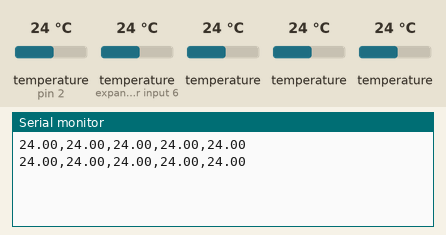
A sketch run on a simulated Arduino Uno, built with avr-gcc and run on an emulated ATmega328P. Shown: the last lines printed to the serial monitor. The inputs (shaded band) are chosen by the test bench; at power-on: temperature (sensors on pin 2, expander input 6) 24 °C, temperature 24 °C.

Above: at 2.8 s.
2.9 s: temperature (sensor on pin 2) set to 12 °C
At 4.1 s:
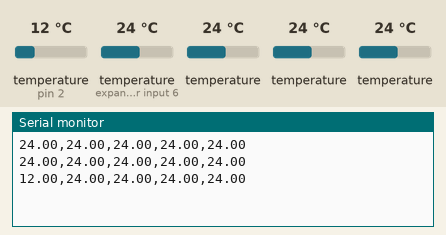
4.8 s: temperature (sensor on expander input 6) set to 12 °C
At 4.8 s:
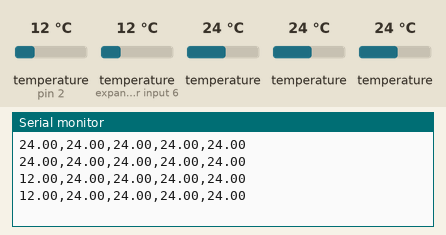
6.7 s: temperature (sensor 202) set to 12 °C
At 8.3 s:
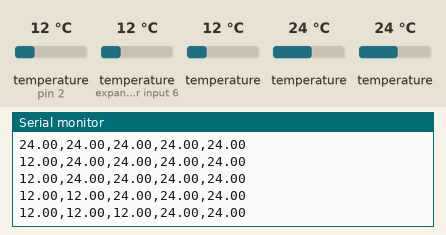
8.6 s: temperature (sensor 302) set to 12 °C
At 9.0 s:
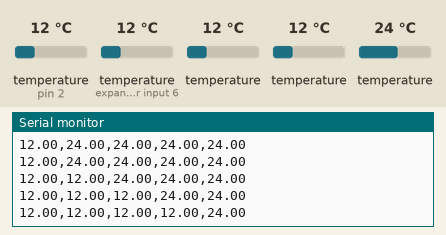
10.5 s: temperature (sensor 402) set to 12 °C
At 12.1 s:
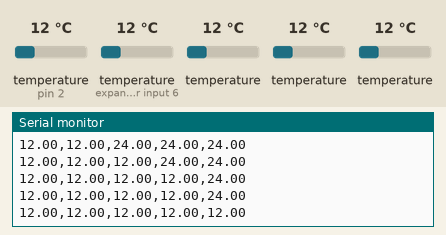
12.4 s: temperature (sensor on pin 2) set to 19 °C
At 13.6 s:
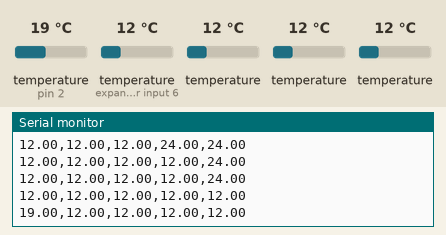
Timing chart, 0 to 15.3 s (numbered marks = the images above; inputs shaded):
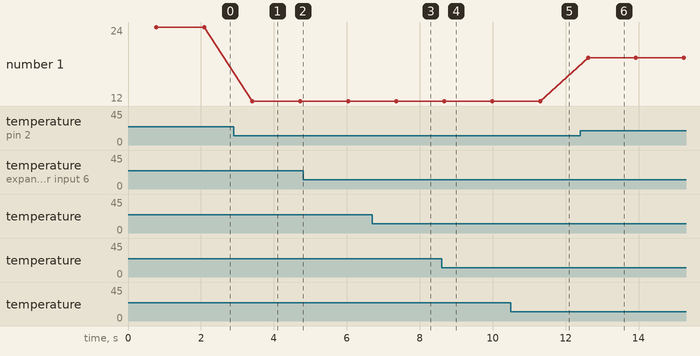

The sketch:

Test_with_Serial.ino
```cpp
/********************************************************************/
// First we include the libraries
#include <OneWire.h>
#include <DallasTemperature.h>
/********************************************************************/
// Data wire is plugged into pin 2 on the Arduino
#define ONE_WIRE_BUS 2
/********************************************************************/
// Setup a oneWire instance to communicate with any OneWire devices
// (not just Maxim/Dallas temperature ICs)
OneWire oneWire(ONE_WIRE_BUS);
/********************************************************************/
// Pass our oneWire reference to Dallas Temperature.
DallasTemperature sensors(&oneWire);
/********************************************************************/
void setup(void)
{
 // start serial port
 Serial.begin(9600);
 //Serial.println("Dallas Temperature IC Control Library Demo");
 // Start up the library
 sensors.begin();
}
void loop(void)
{
 // call sensors.requestTemperatures() to issue a global temperature
 // request to all devices on the bus
/********************************************************************/
 //Serial.print(" Requesting temperatures...");
 sensors.requestTemperatures(); // Send the command to get temperature readings
 //Serial.println("DONE");
/********************************************************************/
 //Serial.print("Temperature is: ");
 Serial.print(sensors.getTempCByIndex(0)); // Why "byIndex"?
 Serial.print(',');
 Serial.print(sensors.getTempCByIndex(1));
 Serial.print(',');
 Serial.print(sensors.getTempCByIndex(2));
 Serial.print(',');
 Serial.print(sensors.getTempCByIndex(3));
 Serial.print(',');
 Serial.println(sensors.getTempCByIndex(4));
   // You can have more than one DS18B20 on the same bus.
   // 0 refers to the first IC on the wire
   delay(500);
}
```

Measured:
- after the input at 2.9 s, the serial monitor: prints a new line after 0.51 s (image 1)
- after the input at 6.7 s, the serial monitor: prints a new line after 0.65 s (image 3)
- after the input at 8.6 s, the serial monitor: prints a new line after 0.07 s (image 4)
- after the input at 10.5 s, the serial monitor: prints a new line after 0.80 s (image 5)
- after the input at 12.4 s, the serial monitor: prints a new line after 0.21 s (image 6)
- plotted number 1: 24 → 12 after the input at 2.9 s, 12 → 19 after the input at 12.4 s
